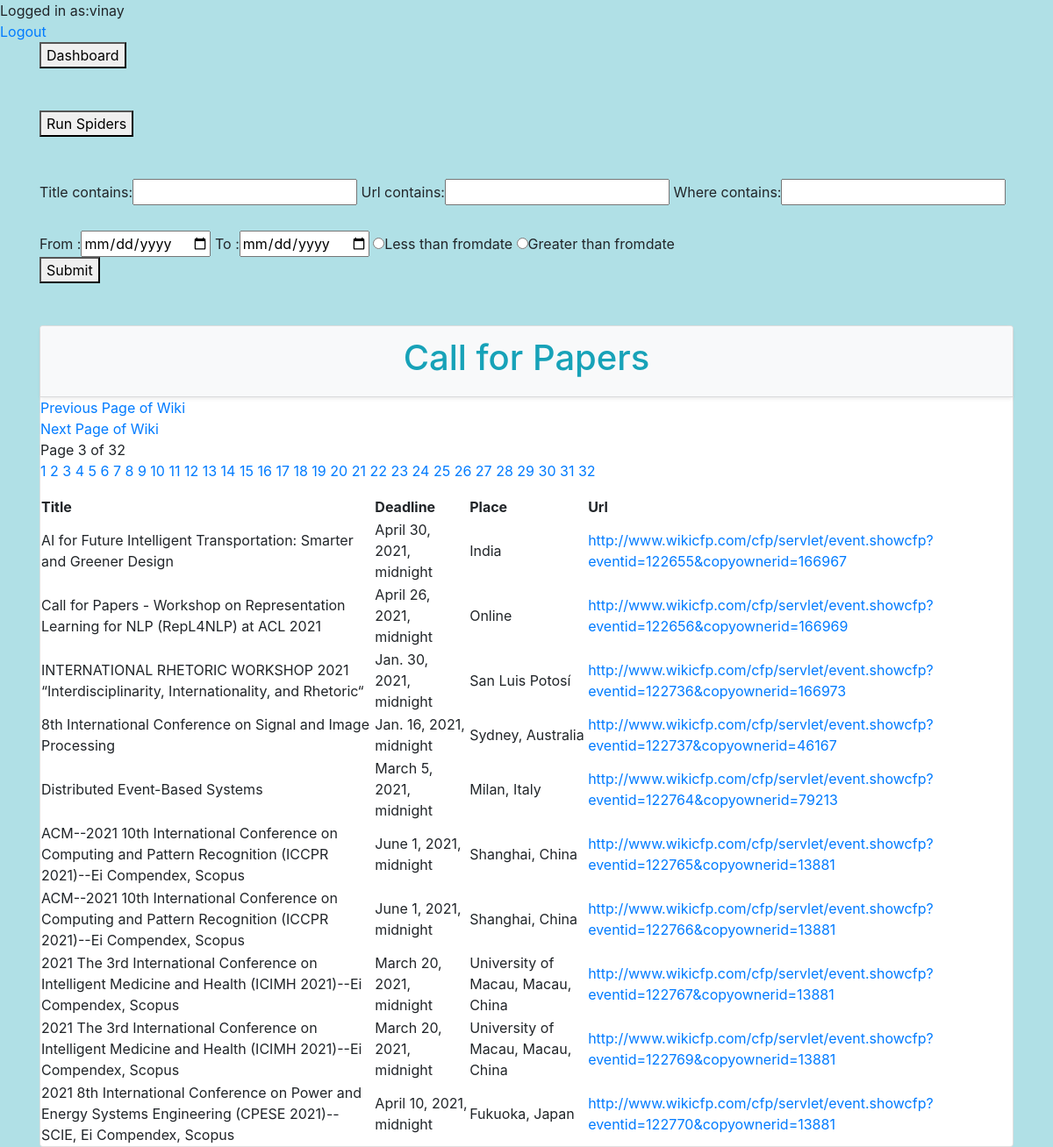
The app's page /Call_for_Papers/?page=3 (signed in) with its own data.
### questions/models.py (models this page shows)
class Wiki_model(models.Model):#call for papers
    Title = models.CharField(max_length=1024)
    Dates = models.DateTimeField(null='True')
    Url = models.CharField(max_length=1024)
    PaperType=models.CharField(max_length=64, null='True')
    Where = models.CharField(max_length=256,null='True')
    Deadline =models.DateTimeField(null='True')
    class Meta:
        db_table="questions_wiki_model"

### questions/views.py (the view, shortened to what this page needs)
# urls.py: path('Call_for_Papers/', views.get_Call_for_Papers, name="Call_for_Papers"),
@cache_control(no_cache=True, must_revalidate=True, no_store=True)
@login_required(login_url='login_url')
def get_Call_for_Papers(request):  # used for searching with filter
        fromdate = request.GET.get('fromdate')
        todate = request.GET.get('todate')
        count = 0
        Restartagain = request.GET.get('Restartinwiki')
        contextwiki = dict()
        contextwiki['contextwiki'] = Wiki_model.objects.all()
        contextwiki = OrderFilter(request.GET, queryset=Wiki_model.objects.all())
        stuff_items = Wiki_model.objects.values('Title', 'Where', 'Url', 'Deadline').distinct()[::-1]
        paginator_items = Paginator(stuff_items, 10)
        page_num = request.GET.get('page', 1)
        try:
            page = paginator_items.page(page_num)
        except EmptyPage:
            page = paginator_items.page(1)
        buttons=1
        context = {
            'contextwiki': contextwiki,
            'contextpage': page,
            'buttons':buttons
        }
        return render(request, 'Call_for_Papers.html', context)  # till here

### templates/Call_for_Papers.html (shortened to what this page needs)
{% extends "index.html" %}
{% load static %}
{% block content %}
<div>Logged in as:{{user.username}}</div>
<a href="{% url 'logout' %}">Logout</a>
<div class="container">
    <form method="get" action="/dashboard">
        <button type="submit" >Dashboard</button>
    </form>
<form method="get" action="/Call_for_Papers">
                            <br><br>
    <button id ="buttons" type="submit" value="Restartinwiki" onclick="myFunction()" name="Restartinwiki" >Run Spiders</button>
                        </form>
</div>
<br/><br/>
                <div class="container">
                        <form method="get" action="/Call_for_Papers_Search_Result">
                            {{ contextwiki.form }}
                            <br><br>
                            <div>
                            From :<input type="date" name="fromdate"/>
                             To :<input type="date" name="todate"/>
                            <input value="Lesserdates" type="radio" name="extremes">Less than fromdate
                            <input value="Greaterdates" type="radio" name="extremes">Greater than fromdate
                               </div>
                            <button type="submit" >Submit</button>
                        </form>
                </div>
<br/><br/>
   <div class="container">
                <form class="card">
                    <div class="card-header shadow-sm bg-light">
                        <h1 class="display-6 text-info" align="center" > Call for Papers </h1>
                    </div>
                    <table>
                        <tr>
                            <th>Title</th>
                            <th>Deadline</th>
                            <th>Place</th>
                            <th>Url</th>
                        </tr>
                    {% if contextpage.has_previous %}
                        <a href="{% url 'Call_for_Papers' %}?page={{contextpage.previous_page_number}}"> Previous Page of Wiki</a>
                    {% endif %}
                    {% if contextpage.has_next %}
                        <a href="{% url 'Call_for_Papers' %}?page={{contextpage.next_page_number}}">Next Page of Wiki</a>
                        {% endif %}
                    <span class="">
                        Page {{contextpage.number}} of {{ contextpage.paginator.num_pages }}
                    </span>
        <p>{% for pg in contextpage.paginator.page_range %}
            {% if contextpage.number == pg %}
                <span class="active"><a href="?page={{pg}}" >{{pg}}</a></span>
            {% else %}
                <span><a href="?page={{pg}}" >{{pg}}</a></span>
            {% endif %}
        {% endfor %}
        </p>
         {% for snippet1 in contextpage %}
             <tr>
                <td>{{snippet1.Title}}</td>
                 <td >{{snippet1.Deadline}}</td>
                 <td >{{snippet1.Where}}</td>
                 <td><a href="{{snippet1.Url}}"> {{snippet1.Url}} </a></td>
             </tr>
             {% endfor %}
                </table>
          </form>
   </div>
{% endblock %}

### records on screen
Wiki_model: Title "AI for Future Intelligent Transportation: Smarter and Greener Design", Deadline "April 30, 2021, midnight", Where "India", Url "http://www.wikicfp.com/cfp/servlet/event.showcfp?eventid=122655&copyownerid=166967"
Wiki_model: Title "Call for Papers - Workshop on Representation Learning for NLP (RepL4NLP) at ACL 2021", Deadline "April 26, 2021, midnight", Where "Online", Url "http://www.wikicfp.com/cfp/servlet/event.showcfp?eventid=122656&copyownerid=166969"
Wiki_model: Title "INTERNATIONAL RHETORIC WORKSHOP 2021 “Interdisciplinarity, Internationality, and Rhetoric“", Deadline "Jan. 30, 2021, midnight", Where "San Luis Potosí", Url "http://www.wikicfp.com/cfp/servlet/event.showcfp?eventid=122736&copyownerid=166973"
Wiki_model: Title "8th International Conference on Signal and Image Processing", Deadline "Jan. 16, 2021, midnight", Where "Sydney, Australia", Url "http://www.wikicfp.com/cfp/servlet/event.showcfp?eventid=122737&copyownerid=46167"
Wiki_model: Title "Distributed Event-Based Systems", Deadline "March 5, 2021, midnight", Where "Milan, Italy", Url "http://www.wikicfp.com/cfp/servlet/event.showcfp?eventid=122764&copyownerid=79213"

### other values on screen
{{ user.username }} "vinay"
{{ contextpage.number }} "3"
{{ contextpage.paginator.num_pages }} "32"
{{ pg }} "1" "2" "4" "5" "6" "7" "8" "9" "10" "11" "12" "13" "14" "15" "16" "17" "18" "19" "20" "21" "22" "23" "24" "25" "26" "27" "28" "29" "30" "31" "32"
{{ pg }} "3"
{{ snippet1.Title }} "ACM--2021 10th International Conference on Computing and Pattern Recognition (ICCPR 2021)--Ei Compendex, Scopus" "ACM--2021 10th International Conference on Computing and Pattern Recognition (ICCPR 2021)--Ei Compendex, Scopus" "2021 The 3rd International Conference on Intelligent Medicine and Health (ICIMH 2021)--Ei Compendex, Scopus" "2021 The 3rd International Conference on Intelligent Medicine and Health (ICIMH 2021)--Ei Compendex, Scopus" "2021 8th International Conference on Power and Energy Systems Engineering (CPESE 2021)--SCIE, Ei Compendex, Scopus"
{{ snippet1.Deadline }} "June 1, 2021, midnight" "June 1, 2021, midnight" "March 20, 2021, midnight" "March 20, 2021, midnight" "April 10, 2021, midnight"
{{ snippet1.Where }} "Shanghai, China" "Shanghai, China" "University of Macau, Macau, China" "University of Macau, Macau, China" "Fukuoka, Japan"
{{ snippet1.Url }} "http://www.wikicfp.com/cfp/servlet/event.showcfp?eventid=122765&copyownerid=13881" "http://www.wikicfp.com/cfp/servlet/event.showcfp?eventid=122766&copyownerid=13881" "http://www.wikicfp.com/cfp/servlet/event.showcfp?eventid=122767&copyownerid=13881" "http://www.wikicfp.com/cfp/servlet/event.showcfp?eventid=122769&copyownerid=13881" "http://www.wikicfp.com/cfp/servlet/event.showcfp?eventid=122770&copyownerid=13881"
